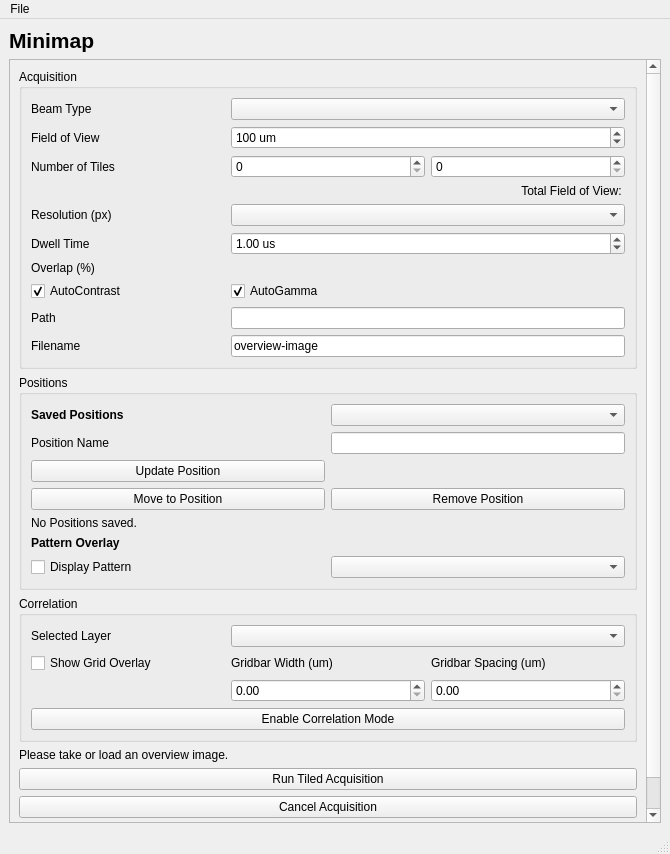
<?xml version="1.0" encoding="UTF-8"?>
<ui version="4.0">
 <class>MainWindow</class>
 <widget class="QMainWindow" name="MainWindow">
  <property name="geometry">
   <rect>
    <x>0</x>
    <y>0</y>
    <width>670</width>
    <height>854</height>
   </rect>
  </property>
  <property name="windowTitle">
   <string>MainWindow</string>
  </property>
  <widget class="QWidget" name="centralwidget">
   <layout class="QGridLayout" name="gridLayout">
    <item row="0" column="0">
     <widget class="QLabel" name="label_title">
      <property name="font">
       <font>
        <pointsize>16</pointsize>
        <weight>75</weight>
        <bold>true</bold>
       </font>
      </property>
      <property name="text">
       <string>Minimap</string>
      </property>
     </widget>
    </item>
    <item row="1" column="0">
     <widget class="QScrollArea" name="scrollArea">
      <property name="widgetResizable">
       <bool>true</bool>
      </property>
      <widget class="QWidget" name="scrollAreaWidgetContents">
       <property name="geometry">
        <rect>
         <x>0</x>
         <y>0</y>
         <width>636</width>
         <height>823</height>
        </rect>
       </property>
       <layout class="QGridLayout" name="gridLayout_5">
        <item row="4" column="0">
         <widget class="QPushButton" name="pushButton_run_tile_collection">
          <property name="text">
           <string>Run Tiled Acquisition</string>
          </property>
         </widget>
        </item>
        <item row="5" column="0">
         <widget class="QPushButton" name="pushButton_cancel_acquisition">
          <property name="text">
           <string>Cancel Acquisition</string>
          </property>
         </widget>
        </item>
        <item row="2" column="0">
         <widget class="QGroupBox" name="groupBox_correlation">
          <property name="title">
           <string>Correlation</string>
          </property>
          <layout class="QGridLayout" name="gridLayout_4">
           <item row="0" column="0">
            <widget class="QLabel" name="label_correlation_selected_layer">
             <property name="text">
              <string>Selected Layer</string>
             </property>
            </widget>
           </item>
           <item row="3" column="1">
            <widget class="QDoubleSpinBox" name="doubleSpinBox_gb_width">
             <property name="maximum">
              <double>10000.000000000000000</double>
             </property>
            </widget>
           </item>
           <item row="2" column="0">
            <widget class="QCheckBox" name="checkBox_gridbar">
             <property name="text">
              <string>Show Grid Overlay</string>
             </property>
            </widget>
           </item>
           <item row="0" column="1" colspan="2">
            <widget class="QComboBox" name="comboBox_correlation_selected_layer"/>
           </item>
           <item row="2" column="1">
            <widget class="QLabel" name="label_gb_width">
             <property name="text">
              <string>Gridbar Width (um)</string>
             </property>
            </widget>
           </item>
           <item row="2" column="2">
            <widget class="QLabel" name="label_gb_spacing">
             <property name="text">
              <string>Gridbar Spacing (um)</string>
             </property>
            </widget>
           </item>
           <item row="3" column="2">
            <widget class="QDoubleSpinBox" name="doubleSpinBox_gb_spacing">
             <property name="maximum">
              <double>10000.000000000000000</double>
             </property>
            </widget>
           </item>
           <item row="4" column="0" colspan="3">
            <widget class="QPushButton" name="pushButton_enable_correlation">
             <property name="text">
              <string>Enable Correlation Mode</string>
             </property>
            </widget>
           </item>
          </layout>
         </widget>
        </item>
        <item row="1" column="0">
         <widget class="QGroupBox" name="groupBox_positions">
          <property name="title">
           <string>Positions</string>
          </property>
          <layout class="QGridLayout" name="gridLayout_2">
           <item row="0" column="1">
            <widget class="QComboBox" name="comboBox_tile_position"/>
           </item>
           <item row="0" column="0">
            <widget class="QLabel" name="label_position_header">
             <property name="font">
              <font>
               <weight>75</weight>
               <bold>true</bold>
              </font>
             </property>
             <property name="text">
              <string>Saved Positions</string>
             </property>
            </widget>
           </item>
           <item row="6" column="0">
            <widget class="QLabel" name="label_pattern_overlay">
             <property name="font">
              <font>
               <weight>75</weight>
               <bold>true</bold>
              </font>
             </property>
             <property name="text">
              <string>Pattern Overlay</string>
             </property>
            </widget>
           </item>
           <item row="1" column="1">
            <widget class="QLineEdit" name="lineEdit_tile_position_name">
             <property name="sizePolicy">
              <sizepolicy hsizetype="Minimum" vsizetype="Fixed">
               <horstretch>0</horstretch>
               <verstretch>0</verstretch>
              </sizepolicy>
             </property>
            </widget>
           </item>
           <item row="4" column="0" colspan="2">
            <widget class="QLabel" name="label_position_info">
             <property name="text">
              <string>No Positions saved.</string>
             </property>
            </widget>
           </item>
           <item row="1" column="0">
            <widget class="QLabel" name="label_position_name">
             <property name="text">
              <string>Position Name</string>
             </property>
            </widget>
           </item>
           <item row="2" column="0">
            <widget class="QPushButton" name="pushButton_update_position">
             <property name="text">
              <string>Update Position</string>
             </property>
            </widget>
           </item>
           <item row="7" column="0">
            <widget class="QCheckBox" name="checkBox_pattern_overlay">
             <property name="text">
              <string>Display Pattern</string>
             </property>
            </widget>
           </item>
           <item row="7" column="1">
            <widget class="QComboBox" name="comboBox_pattern_overlay"/>
           </item>
           <item row="3" column="0">
            <widget class="QPushButton" name="pushButton_move_to_position">
             <property name="text">
              <string>Move to Position</string>
             </property>
            </widget>
           </item>
           <item row="3" column="1">
            <widget class="QPushButton" name="pushButton_remove_position">
             <property name="text">
              <string>Remove Position</string>
             </property>
            </widget>
           </item>
          </layout>
         </widget>
        </item>
        <item row="3" column="0">
         <widget class="QLabel" name="label_instructions">
          <property name="text">
           <string>Please take or load an overview image.</string>
          </property>
         </widget>
        </item>
        <item row="0" column="0">
         <widget class="QGroupBox" name="groupBox_acquisition">
          <property name="title">
           <string>Acquisition</string>
          </property>
          <layout class="QGridLayout" name="gridLayout_6">
           <item row="5" column="0">
            <widget class="QLabel" name="label_tile_dwell_time">
             <property name="text">
              <string>Dwell Time</string>
             </property>
            </widget>
           </item>
           <item row="8" column="0">
            <widget class="QLabel" name="label_tile_path">
             <property name="text">
              <string>Path</string>
             </property>
            </widget>
           </item>
           <item row="7" column="0">
            <widget class="QCheckBox" name="checkBox_tile_autocontrast">
             <property name="text">
              <string>AutoContrast</string>
             </property>
             <property name="checked">
              <bool>true</bool>
             </property>
            </widget>
           </item>
           <item row="9" column="0">
            <widget class="QLabel" name="label_tile_filename">
             <property name="text">
              <string>Filename</string>
             </property>
            </widget>
           </item>
           <item row="1" column="0">
            <widget class="QLabel" name="label_tile_fov">
             <property name="text">
              <string>Field of View</string>
             </property>
            </widget>
           </item>
           <item row="2" column="1">
            <widget class="QSpinBox" name="spinBox_tile_nrows"/>
           </item>
           <item row="4" column="0">
            <widget class="QLabel" name="label_tile_resolution">
             <property name="text">
              <string>Resolution (px)</string>
             </property>
            </widget>
           </item>
           <item row="2" column="0">
            <widget class="QLabel" name="label_tile_count">
             <property name="text">
              <string>Number of Tiles</string>
             </property>
            </widget>
           </item>
           <item row="0" column="0">
            <widget class="QLabel" name="label_tile_beam_type">
             <property name="text">
              <string>Beam Type</string>
             </property>
            </widget>
           </item>
           <item row="2" column="2">
            <widget class="QSpinBox" name="spinBox_tile_ncols"/>
           </item>
           <item row="1" column="1" colspan="2">
            <widget class="QDoubleSpinBox" name="doubleSpinBox_tile_fov">
             <property name="suffix">
              <string> um</string>
             </property>
             <property name="decimals">
              <number>0</number>
             </property>
             <property name="maximum">
              <double>100000.000000000000000</double>
             </property>
             <property name="singleStep">
              <double>50.000000000000000</double>
             </property>
             <property name="value">
              <double>100.000000000000000</double>
             </property>
            </widget>
           </item>
           <item row="0" column="1" colspan="2">
            <widget class="QComboBox" name="comboBox_tile_beam_type"/>
           </item>
           <item row="3" column="0" colspan="3">
            <widget class="QLabel" name="label_tile_total_fov">
             <property name="text">
              <string>Total Field of View: </string>
             </property>
             <property name="alignment">
              <set>Qt::AlignRight|Qt::AlignTrailing|Qt::AlignVCenter</set>
             </property>
            </widget>
           </item>
           <item row="4" column="1" colspan="2">
            <widget class="QComboBox" name="comboBox_tile_resolution"/>
           </item>
           <item row="5" column="1" colspan="2">
            <widget class="QDoubleSpinBox" name="doubleSpinBox_tile_dwell_time">
             <property name="suffix">
              <string> us</string>
             </property>
             <property name="maximum">
              <double>100.000000000000000</double>
             </property>
             <property name="value">
              <double>1.000000000000000</double>
             </property>
            </widget>
           </item>
           <item row="6" column="0" colspan="3">
            <widget class="QLabel" name="label_tile_overlap">
             <property name="text">
              <string>Overlap (%)</string>
             </property>
            </widget>
           </item>
           <item row="7" column="1" colspan="2">
            <widget class="QCheckBox" name="checkBox_tile_autogamma">
             <property name="text">
              <string>AutoGamma</string>
             </property>
             <property name="checked">
              <bool>true</bool>
             </property>
            </widget>
           </item>
           <item row="8" column="1" colspan="2">
            <widget class="QLineEdit" name="lineEdit_tile_path">
             <property name="sizePolicy">
              <sizepolicy hsizetype="Minimum" vsizetype="Fixed">
               <horstretch>0</horstretch>
               <verstretch>0</verstretch>
              </sizepolicy>
             </property>
            </widget>
           </item>
           <item row="9" column="1" colspan="2">
            <widget class="QLineEdit" name="lineEdit_tile_filename">
             <property name="sizePolicy">
              <sizepolicy hsizetype="Minimum" vsizetype="Fixed">
               <horstretch>0</horstretch>
               <verstretch>0</verstretch>
              </sizepolicy>
             </property>
             <property name="text">
              <string>overview-image</string>
             </property>
            </widget>
           </item>
          </layout>
         </widget>
        </item>
        <item row="6" column="0">
         <widget class="QProgressBar" name="progressBar_acquisition">
          <property name="value">
           <number>24</number>
          </property>
         </widget>
        </item>
       </layout>
      </widget>
     </widget>
    </item>
   </layout>
  </widget>
  <widget class="QMenuBar" name="menubar">
   <property name="geometry">
    <rect>
     <x>0</x>
     <y>0</y>
     <width>670</width>
     <height>20</height>
    </rect>
   </property>
   <widget class="QMenu" name="menuFile">
    <property name="title">
     <string>File</string>
    </property>
    <addaction name="actionLoad_Image"/>
    <addaction name="actionLoad_Correlation_Image"/>
   </widget>
   <addaction name="menuFile"/>
  </widget>
  <widget class="QStatusBar" name="statusbar"/>
  <action name="actionLoad_Image">
   <property name="text">
    <string>Load Image</string>
   </property>
  </action>
  <action name="actionLoad_Correlation_Image">
   <property name="text">
    <string>Load Correlation Image</string>
   </property>
  </action>
  <action name="actionSave_Positions">
   <property name="text">
    <string>Save Positions</string>
   </property>
  </action>
  <action name="actionLoad_Positions">
   <property name="text">
    <string>Load Positions</string>
   </property>
  </action>
 </widget>
 <resources/>
 <connections/>
</ui>
